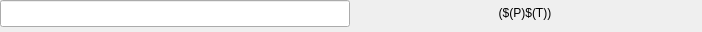
   <widget class="caFrame" name="caFrame_3">
    <property name="geometry">
     <rect>
      <x>0</x>
      <y>0</y>
      <width>702</width>
      <height>32</height>
     </rect>
    </property>
    <widget class="caGraphics" name="caRectangle_1">
     <property name="geometry">
      <rect>
       <x>0</x>
       <y>0</y>
       <width>700</width>
       <height>27</height>
      </rect>
     </property>
     <property name="foreground">
      <color>
       <red>255</red>
       <green>255</green>
       <blue>255</blue>
      </color>
     </property>
     <property name="linestyle" stdset="0">
      <enum>caGraphics::Solid</enum>
     </property>
     <property name="fillstyle" stdset="0">
      <enum>caGraphics::Filled</enum>
     </property>
     <property name="lineSize">
      <number>3</number>
     </property>
     <property name="lineColor">
      <color>
       <red>255</red>
       <green>255</green>
       <blue>255</blue>
      </color>
     </property>
     <property name="form">
      <enum>caGraphics::Rectangle</enum>
     </property>
    </widget>
    <widget class="caLabel" name="caLabel_14">
     <property name="geometry">
      <rect>
       <x>350</x>
       <y>5</y>
       <width>350</width>
       <height>15</height>
      </rect>
     </property>
     <property name="text">
      <string>($(P)$(T))</string>
     </property>
     <property name="alignment">
      <set>Qt::AlignAbsolute|Qt::AlignCenter|Qt::AlignHCenter|Qt::AlignVCenter</set>
     </property>
     <property name="fontScaleMode">
      <enum>ESimpleLabel::WidthAndHeight</enum>
     </property>
     <property name="foreground">
      <color>
       <red>0</red>
       <green>0</green>
       <blue>0</blue>
      </color>
     </property>
     <property name="background">
      <color alpha="0">
       <red>0</red>
       <green>0</green>
       <blue>0</blue>
      </color>
     </property>
     <property name="frameShape">
      <enum>QFrame::NoFrame</enum>
     </property>
     <property name="lineSize" stdset="0">
      <number>3</number>
     </property>
    </widget>
    <widget class="caTextEntry" name="caTextEntry_1">
     <property name="geometry">
      <rect>
       <x>0</x>
       <y>0</y>
       <width>350</width>
       <height>27</height>
      </rect>
     </property>
     <property name="channel" stdset="0">
      <string>$(P)$(T).DESC</string>
     </property>
     <property name="foreground">
      <color>
       <red>10</red>
       <green>0</green>
       <blue>184</blue>
      </color>
     </property>
     <property name="background">
      <color>
       <red>236</red>
       <green>236</green>
       <blue>236</blue>
      </color>
     </property>
     <property name="colorMode">
      <enum>caLineEdit::Static</enum>
     </property>
     <property name="precisionMode">
      <enum>caLineEdit::Channel</enum>
     </property>
     <property name="limitsMode">
      <enum>caLineEdit::Channel</enum>
     </property>
     <property name="maxValue">
      <double>1.000000000000000</double>
     </property>
     <property name="minValue">
      <double>0.000000000000000</double>
     </property>
     <property name="fontScaleMode" stdset="0">
      <enum>caLineEdit::WidthAndHeight</enum>
     </property>
     <property name="formatType">
      <enum>caLineEdit::decimal</enum>
     </property>
    </widget>
   </widget>
